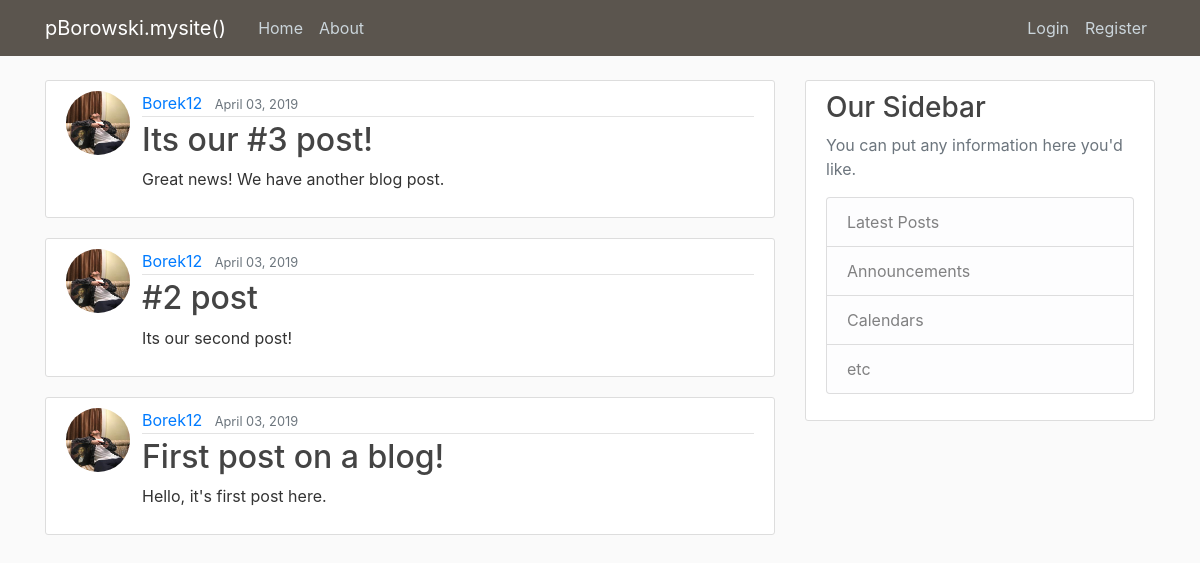
The app's page /, older data.
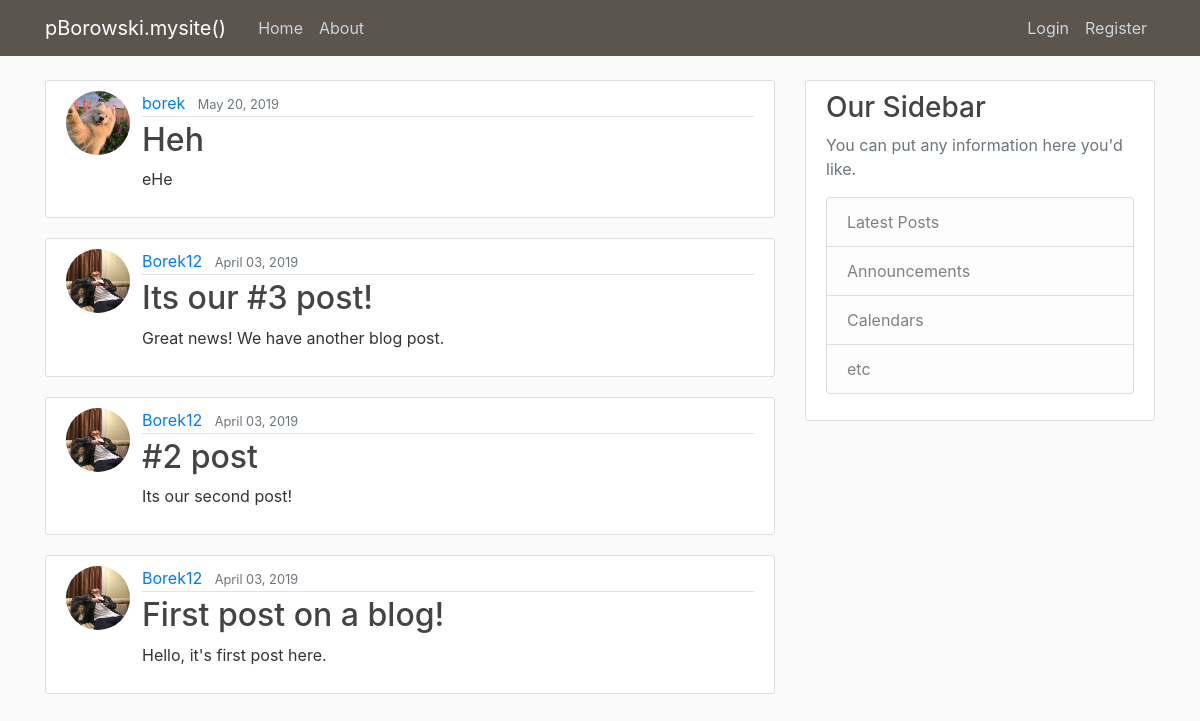
The same page, newer data.
### blog/models.py (models this page shows, shortened)
class Post(models.Model):
    title = models.CharField(max_length=100)
    content = models.TextField()
    date_posted = models.DateTimeField(default=timezone.now)
    author = models.ForeignKey(User, on_delete=models.CASCADE)

### users/models.py (models this page shows, shortened)
class Profile(models.Model):
    user = models.OneToOneField(User, on_delete=models.CASCADE)
    image = models.ImageField(default='default.jpg', upload_to='profile_pics')

### blog/views.py (the view)
# urls.py: path('', PostListView.as_view(), name="blog-home"),
class PostListView(ListView):
    model = Post
    template_name = 'blog/home.html'    # <app>/<model>_<viewtype>.html
    context_object_name = 'posts'
    ordering = ['-date_posted']

### blog/templates/blog/home.html
{% extends "blog/base.html" %}
{% block content %}
    {% for post in posts %}
      <article class="media content-section">
        <img class="rounded-circle account-img-post" src="{{ post.author.profile.image.url }}">
        <div class="media-body">
          <div class="article-metadata">
            <a class="mr-2" href="#">{{ post.author }}</a>
            <small class="text-muted">{{ post.date_posted|date:"F d, Y"}}</small>
          </div>
          <h2><a class="article-title" href="{% url "post-detail" post.id %}">{{ post.title }}</a></h2>
          <p class="article-content">{{ post.content }}</p>
        </div>
      </article>
    {% endfor %}
{% endblock content %}

### blog/templates/blog/base.html (shortened to what this page needs)
{% load static %}
<!DOCTYPE html>
<html lang="en" dir="ltr">
  <head>
    <link rel="stylesheet" href="https://maxcdn.bootstrapcdn.com/bootstrap/4.0.0/css/bootstrap.min.css">
    <link rel="stylesheet" type= 'text/css' href="{% static 'blog/main.css' %}">
  </head>
  <body>
    <header class="site-header">
      <nav class="navbar navbar-expand-md navbar-dark bg-steel fixed-top">
        <div class="container">
          <a class="navbar-brand mr-4" href="{% url "blog-home" %}">pBorowski.mysite()</a>
          <div class="collapse navbar-collapse" id="navbarToggle">
            <div class="navbar-nav mr-auto">
              <a class="nav-item nav-link" href="{% url "blog-home" %}">Home</a>
              <a class="nav-item nav-link" href="{% url "blog-about" %}">About</a>
            </div>
            <div class="navbar-nav">
              {% if user.is_authenticated %}
                <a class="nav-item nav-link" href="{% url "profile" %}"><img class="rounded account-img2" src=" {{ user.profile.image.url }}">Profile</a>
                <a class="nav-item nav-link" href="{% url "logout" %}">Logout</a>
              {% else %}
                <a class="nav-item nav-link" href="{% url "login" %}">Login</a>
                <a class="nav-item nav-link" href="{% url "register" %}">Register</a>
              {% endif %}
            </div>
          </div>
        </div>
      </nav>
    </header>
    <main role="main" class="container">
      <div class="row">
        <div class="col-md-8">
          {% block content %}{% endblock %}
        </div>
        <div class="col-md-4">
          <div class="content-section">
            <h3>Our Sidebar</h3>
            <p class='text-muted'>You can put any information here you'd like.
              <ul class="list-group">
                <li class="list-group-item list-group-item-light">Latest Posts</li>
                <li class="list-group-item list-group-item-light">Announcements</li>
                <li class="list-group-item list-group-item-light">Calendars</li>
                <li class="list-group-item list-group-item-light">etc</li>
              </ul>
            </p>
          </div>
        </div>
      </div>
    </main>
  </body>
</html>

### blog/static/blog/main.css (style rules this page uses)
body { background: #fafafa; color: #333333; margin-top: 5rem; }
h1, h2, h3, h4, h5, h6 { color: #444444; }
ul { margin: 0; }
.bg-steel { background-color: #5B554E; }
.site-header .navbar-nav .nav-link { color: #cbd5db }
.content-section { background: #ffffff; padding: 10px 20px; border: 1px solid #dddddd; border-radius: 3px; margin-bottom: 20px; }
.article-title { color: #444444; }
.article-content { white-space: pre-line; }
.article-metadata { padding-bottom: 1px; margin-bottom: 4px; border-bottom: 1px solid #e3e3e3 }
.account-img-post { height: 64px; width: 64px; margin-right: 12px; }

Row changes from the older to the newer data that the page shows:
added Post: author.profile.image (placeholder picture), author "borek", date_posted "May 20, 2019", title "Heh", content "eHe"
